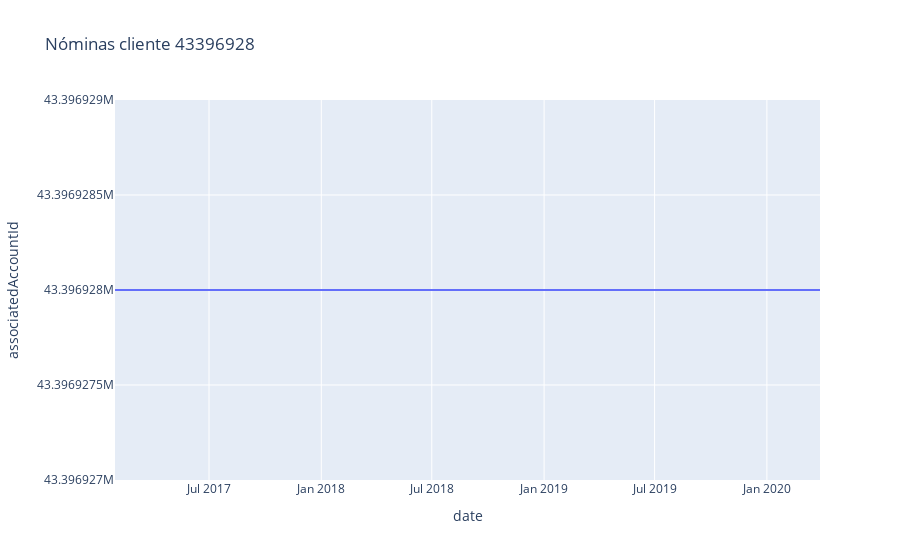
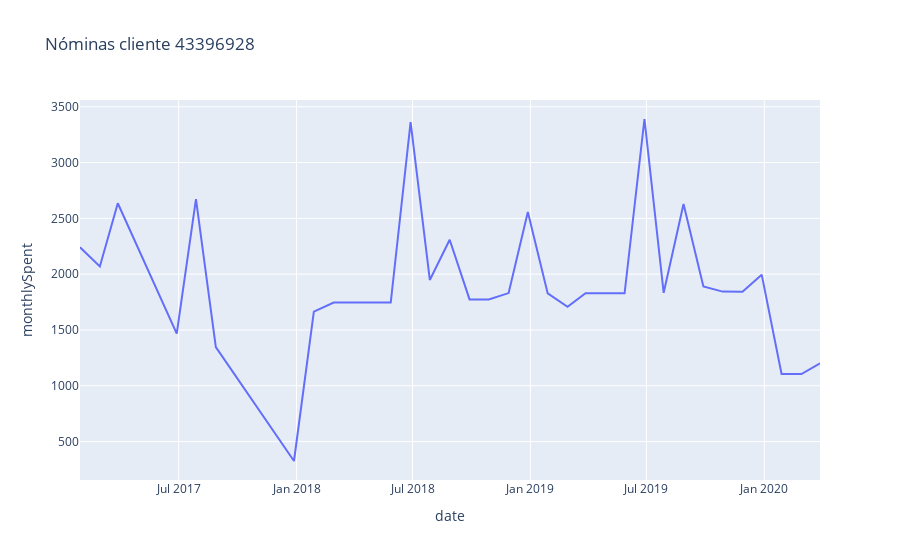

Source (notebook cell) for these figures, in order:
### Markdown cell above
represento la serie temporal de un cliente para un producto:

### Code cell
'''
import plotly.express as px

client_mask = dataset_nominas['associatedAccountId']==43396928
sorted_client_nominas = dataset_nominas[client_mask].sort_values(by='date', ascending=True)
fig = px.line(sorted_client_nominas, x="date", y="monthlySpent", title='Nóminas cliente 43396928')
fig.show()
'''
client_ID=43396928
explorer_obj.plot_timeseries_values(attribute_to_plot="monthlySpent", mask_attribute_name='associatedAccountId', mask_attribute_value=client_ID, date_column_name='date', graph_title='Nóminas cliente {}'.format(client_ID))


import plotly.express as px

client_mask = dataset_nominas['associatedAccountId']==43396928
sorted_client_nominas = dataset_nominas[client_mask].sort_values(by='date', ascending=True)
fig = px.line(sorted_client_nominas, x="date", y="monthlySpent", title='Nóminas cliente 43396928')
fig.show()

### Figure 1 — Plotly figure (JSON) as saved in the notebook; plotly's stock layout.template omitted (floating-point values rounded to 4 significant figures)
{"data": [{"hovertemplate": "date=%{x}<br>associatedAccountId=%{y}<extra></extra>", "legendgroup": "", "line": {"color": "#636efa", "dash": "solid"}, "mode": "lines", "name": "", "showlegend": false, "type": "scatter", "x": ["2017-01-28T00:00:00", "2017-02-28T00:00:00", "2017-03-28T00:00:00", "2017-06-28T00:00:00", "2017-07-28T00:00:00", "2017-08-28T00:00:00", "2017-12-28T00:00:00", "2018-01-28T00:00:00", "2018-02-28T00:00:00", "2018-03-28T00:00:00", "2018-04-28T00:00:00", "2018-05-28T00:00:00", "2018-06-28T00:00:00", "2018-07-28T00:00:00", "2018-08-28T00:00:00", "2018-09-28T00:00:00", "2018-10-28T00:00:00", "2018-11-28T00:00:00", "2018-12-28T00:00:00", "2019-01-28T00:00:00", "2019-02-28T00:00:00", "2019-03-28T00:00:00", "2019-04-28T00:00:00", "2019-05-28T00:00:00", "2019-06-28T00:00:00", "2019-07-28T00:00:00", "2019-08-28T00:00:00", "2019-09-28T00:00:00", "2019-10-28T00:00:00", "2019-11-28T00:00:00", "2019-12-28T00:00:00", "2020-01-28T00:00:00", "2020-02-28T00:00:00", "2020-03-28T00:00:00"], "xaxis": "x", "y": [43396928, 43396928, 43396928, 43396928, 43396928, 43396928, 43396928, 43396928, 43396928, 43396928, 43396928, 43396928, 43396928, 43396928, 43396928, 43396928, 43396928, 43396928, 43396928, 43396928, 43396928, 43396928, 43396928, 43396928, 43396928, 43396928, 43396928, 43396928, 43396928, 43396928, 43396928, 43396928, 43396928, 43396928], "yaxis": "y"}], "layout": {"legend": {"tracegroupgap": 0}, "title": {"text": "Nóminas cliente 43396928"}, "xaxis": {"anchor": "y", "domain": [0, 1], "title": {"text": "date"}}, "yaxis": {"anchor": "x", "domain": [0, 1], "title": {"text": "associatedAccountId"}}}}

### Figure 2 — Plotly figure (JSON) as saved in the notebook; plotly's stock layout.template omitted (floating-point values rounded to 4 significant figures)
{"data": [{"hovertemplate": "date=%{x}<br>monthlySpent=%{y}<extra></extra>", "legendgroup": "", "line": {"color": "#636efa", "dash": "solid"}, "mode": "lines", "name": "", "showlegend": false, "type": "scatter", "x": ["2017-01-28T00:00:00", "2017-02-28T00:00:00", "2017-03-28T00:00:00", "2017-06-28T00:00:00", "2017-07-28T00:00:00", "2017-08-28T00:00:00", "2017-12-28T00:00:00", "2018-01-28T00:00:00", "2018-02-28T00:00:00", "2018-03-28T00:00:00", "2018-04-28T00:00:00", "2018-05-28T00:00:00", "2018-06-28T00:00:00", "2018-07-28T00:00:00", "2018-08-28T00:00:00", "2018-09-28T00:00:00", "2018-10-28T00:00:00", "2018-11-28T00:00:00", "2018-12-28T00:00:00", "2019-01-28T00:00:00", "2019-02-28T00:00:00", "2019-03-28T00:00:00", "2019-04-28T00:00:00", "2019-05-28T00:00:00", "2019-06-28T00:00:00", "2019-07-28T00:00:00", "2019-08-28T00:00:00", "2019-09-28T00:00:00", "2019-10-28T00:00:00", "2019-11-28T00:00:00", "2019-12-28T00:00:00", "2020-01-28T00:00:00", "2020-02-28T00:00:00", "2020-03-28T00:00:00"], "xaxis": "x", "y": [2241.0, 2069.0, 2636.0, 1468.0, 2672.0, 1347.0, 326.0, 1665.0, 1745.0, 1745.0, 1745.0, 1745.0, 3362.0, 1948.0, 2309.0, 1774.0, 1773.0, 1830.0, 2556.0, 1827.0, 1708.0, 1829.0, 1829.0, 1829.0, 3390.0, 1833.0, 2629.0, 1891.0, 1844.0, 1844.0, 1996.0, 1107.0, 1105.0, 1201.0], "yaxis": "y"}], "layout": {"legend": {"tracegroupgap": 0}, "title": {"text": "Nóminas cliente 43396928"}, "xaxis": {"anchor": "y", "domain": [0, 1], "title": {"text": "date"}}, "yaxis": {"anchor": "x", "domain": [0, 1], "title": {"text": "monthlySpent"}}}}
